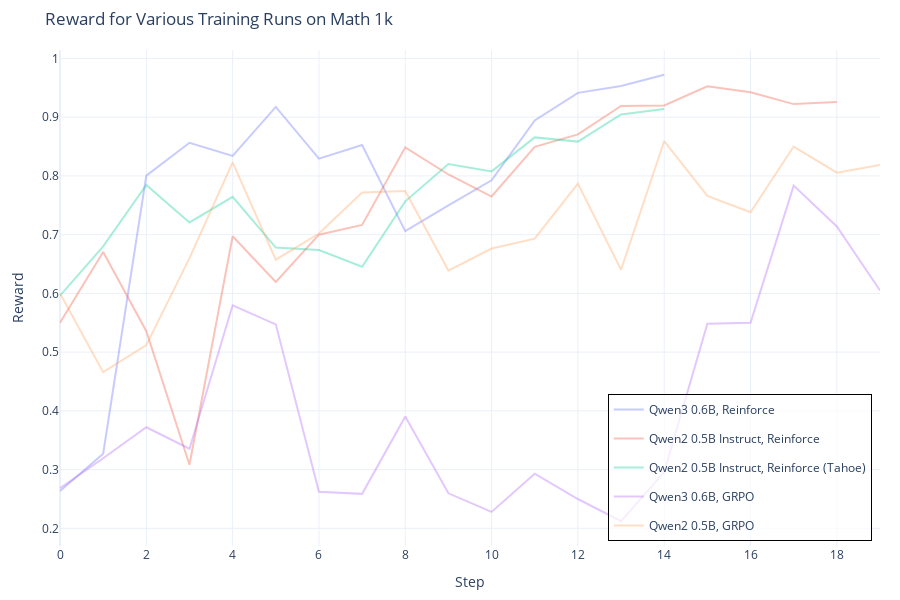

Here is the notebook cell this chart was saved with:
### Code cell
PREFIX = "/Users/kahnvex/projects/peralta/runs/"

plot_tb_scalars(
    {
        "Qwen3 0.6B, Reinforce": f"{PREFIX}2025-09-10_11-34-51/reinforce_qwen_qwen3-0.6b_math_1k",
        "Qwen2 0.5B Instruct, Reinforce": f"{PREFIX}2025-09-03_10-21-22/tensorboard",
        "Qwen2 0.5B Instruct, Reinforce (Tahoe)": f"{PREFIX}2025-08-29_08-16-56/tensorboard",
        "Qwen3 0.6B, GRPO": f"{PREFIX}2025-09-10_16-29-36/grpo_qwen_qwen3-0.6b_math_1k",
        "Qwen2 0.5B, GRPO": f"{PREFIX}2025-09-11_12-19-38/grpo_qwen_qwen2-0.5b-instruct_math_1k",
    },
    tag="all_rewards",
    xaxis="step",
    title="Reward for Various Training Runs on Math 1k",
    save_html="../docs/assets/math_1k.html",
)

### Figure 1 — Plotly figure (JSON) as saved in the notebook; plotly's stock layout.template omitted (floating-point values rounded to 4 significant figures)
{"data": [{"customdata": ["0 ms", "04:51.55", "11:08.39", "17:11.65", "21:60.00", "26:55.50", "32:02.59", "36:30.05", "41:14.78", "45:41.67", "51:27.12", "01:01:56.54", "01:11:37.00", "01:32:14.71", "01:46:43.67"], "hovertemplate": "<br />Step: %{x}<br>Δt: %{customdata}<br>value: %{y}", "legendgroup": "Qwen3 0.6B, Reinforce", "mode": "lines", "name": "Qwen3 0.6B, Reinforce", "opacity": 0.35, "type": "scatter", "x": [0, 1, 2, 3, 4, 5, 6, 7, 8, 9, 10, 11, 12, 13, 14], "y": [0.2635, 0.3271, 0.8005, 0.8565, 0.8341, 0.9175, 0.8294, 0.8527, 0.7059, 0.75, 0.7926, 0.8944, 0.9414, 0.9529, 0.9722]}, {"customdata": ["0 ms", "03:09.81", "06:16.04", "09:12.54", "12:20.28", "15:23.02", "18:30.83", "21:55.55", "25:10.31", "28:52.91", "32:44.18", "36:59.58", "41:34.44", "46:14.72", "50:59.57", "01:00:40.31", "01:06:07.32", "01:11:37.86", "01:17:30.10"], "hovertemplate": "<br />Step: %{x}<br>Δt: %{customdata}<br>value: %{y}", "legendgroup": "Qwen2 0.5B Instruct, Reinforce", "mode": "lines", "name": "Qwen2 0.5B Instruct, Reinforce", "opacity": 0.35, "type": "scatter", "x": [0, 1, 2, 3, 4, 5, 6, 7, 8, 9, 10, 11, 12, 13, 14, 15, 16, 17, 18], "y": [0.55, 0.6705, 0.5357, 0.3083, 0.6974, 0.6196, 0.7, 0.7167, 0.8487, 0.8024, 0.7649, 0.8496, 0.8706, 0.919, 0.9199, 0.9527, 0.9424, 0.9223, 0.9259]}, {"customdata": ["0 ms", "05:27.60", "11:33.05", "17:11.15", "23:12.72", "29:00.61", "35:34.42", "41:24.34", "47:27.86", "52:22.15", "58:03.65", "01:04:11.38", "01:09:36.81", "01:15:56.74", "01:21:25.88"], "hovertemplate": "<br />Step: %{x}<br>Δt: %{customdata}<br>value: %{y}", "legendgroup": "Qwen2 0.5B Instruct, Reinforce (Tahoe)", "mode": "lines", "name": "Qwen2 0.5B Instruct, Reinforce (Tahoe)", "opacity": 0.35, "type": "scatter", "x": [0, 1, 2, 3, 4, 5, 6, 7, 8, 9, 10, 11, 12, 13, 14], "y": [0.5962, 0.68, 0.7845, 0.7208, 0.7644, 0.678, 0.6737, 0.6453, 0.7568, 0.8203, 0.8077, 0.8656, 0.8584, 0.9048, 0.9139]}, {"customdata": ["0 ms", "07:11.93", "30:54.28", "38:16.88", "45:44.47", "53:10.75", "58:09.98", "01:04:40.23", "01:17:27.82", "01:28:17.62", "02:09:26.39", "02:21:27.80", "02:32:40.50", "02:37:40.71", "02:47:54.68", "02:55:01.50", "03:00:01.00", "03:06:06.05", "03:15:17.65", "03:21:49.75"], "hovertemplate": "<br />Step: %{x}<br>Δt: %{customdata}<br>value: %{y}", "legendgroup": "Qwen3 0.6B, GRPO", "mode": "lines", "name": "Qwen3 0.6B, GRPO", "opacity": 0.35, "type": "scatter", "x": [0, 1, 2, 3, 4, 5, 6, 7, 8, 9, 10, 11, 12, 13, 14, 15, 16, 17, 18, 19], "y": [0.2685, 0.3193, 0.3721, 0.3355, 0.5798, 0.5473, 0.2622, 0.2588, 0.3906, 0.2597, 0.228, 0.2932, 0.25, 0.2122, 0.2958, 0.5484, 0.55, 0.7835, 0.7139, 0.6049]}, {"customdata": ["0 ms", "03:31.57", "07:27.17", "11:43.02", "15:38.09", "19:28.46", "23:02.36", "26:24.93", "30:45.77", "34:38.85", "38:38.53", "43:03.28", "47:06.59", "51:01.82", "55:09.48", "01:00:15.37", "01:04:05.12", "01:08:24.02", "01:12:09.05", "01:16:44.70"], "hovertemplate": "<br />Step: %{x}<br>Δt: %{customdata}<br>value: %{y}", "legendgroup": "Qwen2 0.5B, GRPO", "mode": "lines", "name": "Qwen2 0.5B, GRPO", "opacity": 0.35, "type": "scatter", "x": [0, 1, 2, 3, 4, 5, 6, 7, 8, 9, 10, 11, 12, 13, 14, 15, 16, 17, 18, 19], "y": [0.6, 0.4659, 0.5119, 0.66, 0.8229, 0.6574, 0.7019, 0.7717, 0.7744, 0.6389, 0.6765, 0.6932, 0.787, 0.6402, 0.8594, 0.7661, 0.7381, 0.85, 0.8056, 0.8185]}], "layout": {"height": 600, "hovermode": "x unified", "legend": {"bgcolor": "rgba(255,255,255,0.7)", "bordercolor": "black", "borderwidth": 1, "x": 0.99, "xanchor": "right", "y": 0.01, "yanchor": "bottom"}, "margin": {"b": 50, "l": 60, "r": 20, "t": 50}, "title": {"text": "Reward for Various Training Runs on Math 1k"}, "xaxis": {"title": {"text": "Step"}}, "yaxis": {"title": {"text": "Reward"}}}}
